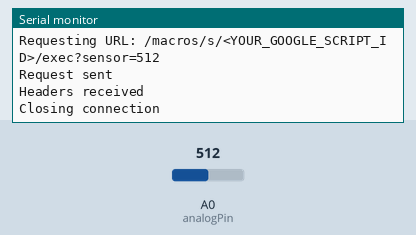
This sketch was run on a simulated ESP8266 (NodeMCU). Shown: the last lines printed to the serial monitor. The test bench sets the inputs (shaded band); at power-on: A0 (analogPin) = 512. WiFi joins after 1.5 s; servers stay silent unless stated; uploads are accepted with an empty reply.

Above: at 2.7 s.
2.8 s: A0 (analogPin) set to 716
At 2.93 s:
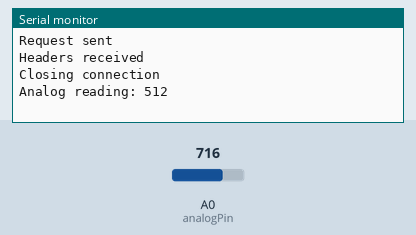
4.5 s: A0 (analogPin) set to 900
At 5.46 s:
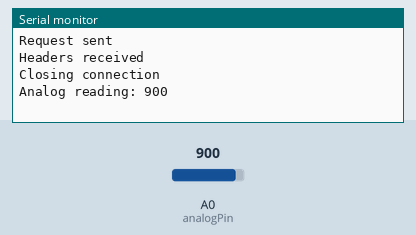
Timing chart, 0 to 7.5 s (numbered marks = the images above; inputs shaded):
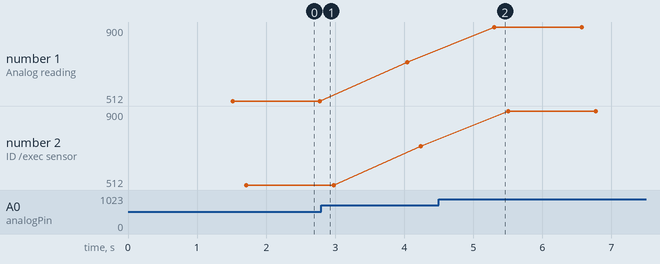

The sketch:

AQI-esp82-sketch.ino
```cpp
#include <ESP8266WiFi.h>
#include <WiFiClientSecure.h>
// #include <TimeLib.h>

// Replace these with your Wi-Fi credentials
const char* ssid = "<SSID>";
const char* password = "<PASSWORD>";

const char* host = "script.google.com";
const char* googleScriptId = "<YOUR_GOOGLE_SCRIPT_ID>";
const int httpsPort = 443;

const int analogPin = A0;
const int BUZZER = 6;
WiFiClientSecure client;

void setup_wifi() {
  delay(10);
  Serial.println();
  Serial.print("Connecting to ");
  Serial.println(ssid);

  WiFi.begin(ssid, password);

  while (WiFi.status() != WL_CONNECTED) {
    delay(500);
    Serial.print(".");
  }

  Serial.println("");
  Serial.println("WiFi connected");
  Serial.println("IP address: ");
  Serial.println(WiFi.localIP());
}

void setup() {
  Serial.begin(115200);
  setup_wifi();
}

void loop() {
  int sensorValue = analogRead(analogPin);

  Serial.print("Analog reading: ");
  Serial.println(sensorValue);

  if (WiFi.status() == WL_CONNECTED) {
    // Disable SSL certificate validation (use with caution)
    client.setInsecure();

    if (!client.connect(host, httpsPort)) {
      Serial.println("Connection failed");
      return;
    }

    // Construct the URL with date, time, and sensor value
    String url = "/macros/s/" + String(googleScriptId) + "/exec?sensor=" + String(sensorValue);

    Serial.print("Requesting URL: ");
    Serial.println(url);

    client.print(String("GET ") + url + " HTTP/1.1\r\n" +
                 "Host: " + host + "\r\n" +
                 "Connection: close\r\n\r\n");

    Serial.println("Request sent");

    while (client.connected()) {
      String line = client.readStringUntil('\n');
      if (line == "\r") {
        Serial.println("Headers received");
        break;
      }
    }

    while (client.available()) {
      String line = client.readStringUntil('\n');
      Serial.println(line);
    }

    Serial.println("Closing connection");
  } else {
    Serial.println("WiFi not connected");
  }

  delay(1000); // Adjust delay as needed
}
```

Measured:
- after the input at 4.5 s, the serial monitor: prints a new line after 0.81 s (image 2)
- plotted number 1: 512 → 716 after the input at 2.8 s, 716 → 900 after the input at 4.5 s
- plotted number 2: 512 → 716 after the input at 2.8 s, 716 → 900 after the input at 4.5 s
